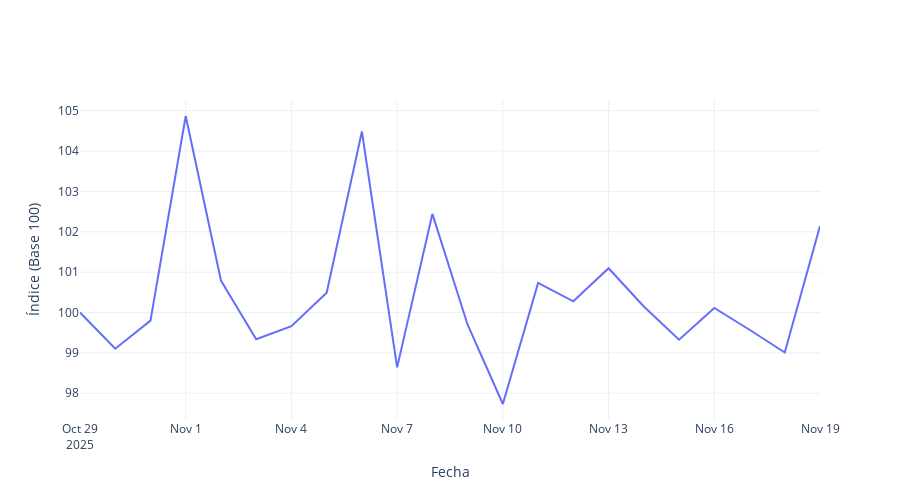

Notebook code for this chart:
### Markdown cell above
## ÍNDICE FINAL

### Code cell
import numpy as np
import pandas as pd
import plotly.graph_objects as go
from pathlib import Path

# Asegurarse de que los dataframes ya estén cargados y contienen las columnas necesarias
# Estos dataframes (df_salud, df_alimentos, etc.) ya deben contener los índices sectoriales por fecha

# Pesos oficiales de cada división
pesos_div = {
    "ALIMENTOS": 23.928,
    "SALUD": 3.475,
    "EDUCACION": 8.058,
    "COMBUSTIBLES": 12.210,
    "VIVIENDA": 9.607
}

# Suma total oficial
suma_total = sum(pesos_div.values())

# Normalización para que sumen 100
factor = 100 / suma_total
pesos_div_norm = {k: v * factor for k, v in pesos_div.items()}

# Convertir a vector en el mismo orden
divisiones = ["ALIMENTOS", "SALUD", "EDUCACION", "COMBUSTIBLES", "VIVIENDA"]
w = np.array([pesos_div_norm[d] for d in divisiones])
w = w / w.sum()  # Por si acaso

# Función de ponderación geométrica
def geom_pond(x, w):
    x = np.array(x)
    return np.exp(np.sum(w * np.log(x)) / np.sum(w))

# Extraer los índices sectoriales de cada dataframe por fecha

# Para cada sector, extraemos el índice sectorial por fecha
ipc_alimentos = df_alimentos[df_alimentos["CATEGORIA"] == "Índice Alimentos"].set_index("FECHA")["VALOR"]
ipc_salud = df_salud[df_salud["CATEGORIA"] == "Índice Salud"].set_index("FECHA")["VALOR"]
ipc_educacion = df_educacion[df_educacion["CATEGORIA"] == "Índice Educación"].set_index("FECHA")["VALOR"]
ipc_combustibles = df_combustibles[df_combustibles["CATEGORIA"] == "Índice Combustibles"].set_index("FECHA")["VALOR"]
ipc_vivienda = df_vivienda[df_vivienda["CATEGORIA"] == "Índice Vivienda"].set_index("FECHA")["VALOR"]

# Crear el dataframe de IPC por divisiones (por fecha)
ipc_divisiones = pd.DataFrame({
    "ALIMENTOS": ipc_alimentos,
    "SALUD": ipc_salud,
    "EDUCACION": ipc_educacion,
    "COMBUSTIBLES": ipc_combustibles,
    "VIVIENDA": ipc_vivienda
})

# Asegurarnos de que todas las fechas coincidan en cada columna
ipc_divisiones = ipc_divisiones.dropna()  # Eliminar fechas con NaN si alguna división no tiene datos en esa fecha

# Calcular IPC total ponderado por fecha
ipc_total = {}

for fecha in ipc_divisiones.index:
    valores = ipc_divisiones.loc[fecha].values
    ipc_total[fecha] = geom_pond(valores, w)

ipc_total = pd.Series(ipc_total)
ipc_total = ipc_total.sort_index()

# Concatenar IPC total con los dataframes de cada sector
df_ipc_total = ipc_total.reset_index()
df_ipc_total.columns = ["FECHA", "VALOR"]
df_ipc_total["CATEGORIA"] = "Índice Total"

# Concatenar todos los dataframes (sectoriales + IPC total)
df_final = pd.concat([df_salud, df_alimentos, df_educacion, df_combustibles, df_vivienda, df_ipc_total], ignore_index=True)

# Crear el gráfico para el IPC total
fig = go.Figure()
fig.add_trace(go.Scatter(
    x=ipc_total.index,
    y=ipc_total.values,
    mode="lines",
    name="Índice Total (Base 100)",
    line=dict(width=2)
))

fig.update_layout(
    title=None,
    xaxis_title="Fecha",
    yaxis_title="Índice (Base 100)",
    template="plotly_white",
    hovermode="x unified",
    width=900,
    height=500
)

fig.show()

# Guardar el gráfico como un archivo PDF
fig.write_image("results/indice_total.pdf")

# Mostrar el dataframe final
df_final

### Figure 1 — Plotly figure (JSON) as saved in the notebook; plotly's stock layout.template omitted (floating-point values rounded to 4 significant figures)
{"data": [{"line": {"width": 2}, "mode": "lines", "name": "Índice Total (Base 100)", "type": "scatter", "x": ["2025-10-29T00:00:00", "2025-10-30T00:00:00", "2025-10-31T00:00:00", "2025-11-01T00:00:00", "2025-11-02T00:00:00", "2025-11-03T00:00:00", "2025-11-04T00:00:00", "2025-11-05T00:00:00", "2025-11-06T00:00:00", "2025-11-07T00:00:00", "2025-11-08T00:00:00", "2025-11-09T00:00:00", "2025-11-10T00:00:00", "2025-11-11T00:00:00", "2025-11-12T00:00:00", "2025-11-13T00:00:00", "2025-11-14T00:00:00", "2025-11-15T00:00:00", "2025-11-16T00:00:00", "2025-11-17T00:00:00", "2025-11-18T00:00:00", "2025-11-19T00:00:00"], "y": [100.0, 99.1, 99.8, 104.9, 100.8, 99.34, 99.66, 100.5, 104.5, 98.64, 102.4, 99.7, 97.73, 100.7, 100.3, 101.1, 100.2, 99.33, 100.1, 99.57, 99.01, 102.1]}], "layout": {"height": 500, "hovermode": "x unified", "title": {}, "width": 900, "xaxis": {"title": {"text": "Fecha"}}, "yaxis": {"title": {"text": "Índice (Base 100)"}}}}
